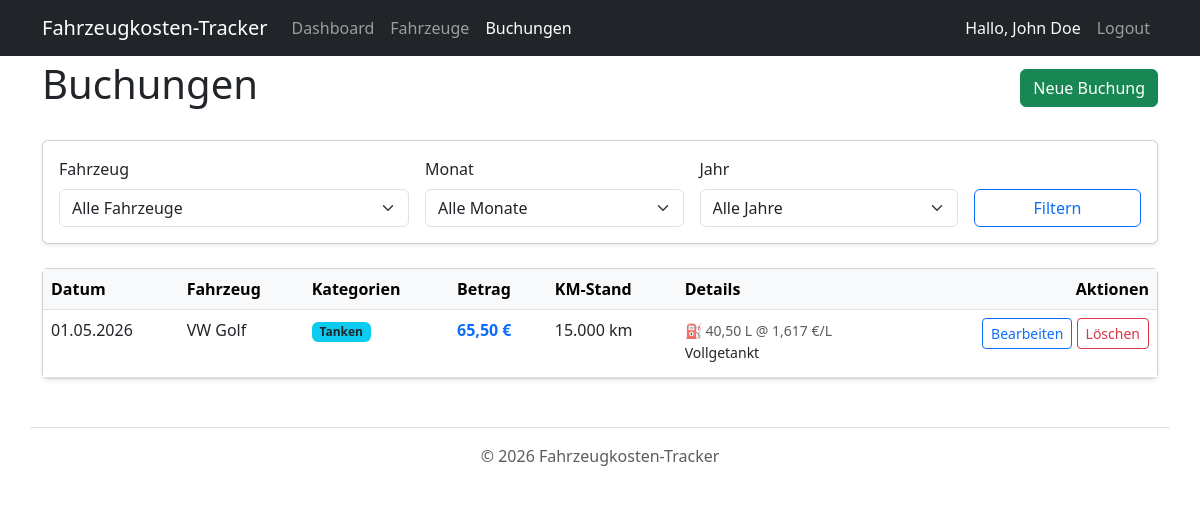
The app's page /entries (signed in) with its own data.
### tables this page shows
CREATE TABLE IF NOT EXISTS cost_entries (
    id INT AUTO_INCREMENT PRIMARY KEY,
    vehicle_id INT NOT NULL,
    date DATE NOT NULL,
    amount DECIMAL(10, 2) NOT NULL,
    description TEXT,
    mileage INT NOT NULL,
    deleted_at TIMESTAMP NULL DEFAULT NULL,
    FOREIGN KEY (vehicle_id) REFERENCES vehicles(id) ON DELETE CASCADE
);

CREATE TABLE IF NOT EXISTS vehicles (
    id INT AUTO_INCREMENT PRIMARY KEY,
    user_id INT NOT NULL,
    name VARCHAR(100) NOT NULL,
    license_plate VARCHAR(20) NOT NULL,
    registration_date DATE NOT NULL,
    deleted_at TIMESTAMP NULL DEFAULT NULL,
    FOREIGN KEY (user_id) REFERENCES users(id) ON DELETE CASCADE
);

CREATE TABLE IF NOT EXISTS refuel_entries (
    entry_id INT PRIMARY KEY,
    liters DECIMAL(10, 2) NOT NULL,
    price_per_liter DECIMAL(10, 3) NOT NULL,
    FOREIGN KEY (entry_id) REFERENCES cost_entries(id) ON DELETE CASCADE
);

### src/Controllers/EntryController.php (called while the page is built, shortened)
<?php
class EntryController extends Controller {
    private EntryModel $entryModel;
    private VehicleModel $vehicleModel;
    public function __construct() {
        $this->entryModel = new EntryModel();
        $this->vehicleModel = new VehicleModel();
    }
    public function index(): void {
        $userId = $_SESSION['user_id'];
        $filters = [
            'vehicle_id' => $_GET['vehicle_id'] ?? null,
            'month' => $_GET['month'] ?? null,
            'year' => $_GET['year'] ?? null,
        ];
        $entries = $this->entryModel->getAllByUser($userId, $filters);
        $vehicles = $this->vehicleModel->getAllByUser($userId);
        $this->render('entries/index', [
            'title' => 'Buchungen',
            'entries' => $entries,
            'vehicles' => $vehicles,
            'filters' => $filters
        ]);
    }
}

### src/functions.php (called while the page is built, shortened)
<?php
function e($value): string {
    return htmlspecialchars((string)$value, ENT_QUOTES, 'UTF-8');
}
function is_logged_in(): bool {
    return isset($_SESSION['user_id']);
}

### config/config.php (called while the page is built)
<?php
return [
    'db' => [
        'host' => getenv('DB_HOST') ?: 'db',
        'name' => getenv('DB_NAME') ?: 'db',
        'user' => getenv('DB_USER') ?: 'db',
        'pass' => getenv('DB_PASS') ?: 'db',
        'charset' => 'utf8mb4'
    ],
    'app' => [
        'name' => 'Fahrzeugkosten-Tracker',
        'base_url' => getenv('BASE_URL') ?: 'http://fahrzeugkosten-tracker.ddev.site'
    ]
];

### src/Database.php (called while the page is built, shortened)
<?php
class Database {
    private static ?PDO $instance = null;
    public static function getInstance(): PDO {
        if (self::$instance === null) {
            $config = require __DIR__ . '/../config/config.php';
            $dbConfig = $config['db'];
            try {
                $dsn = "mysql:host={$dbConfig['host']};dbname={$dbConfig['name']};charset={$dbConfig['charset']}";
                $options = [
                    PDO::ATTR_ERRMODE => PDO::ERRMODE_EXCEPTION,
                    PDO::ATTR_DEFAULT_FETCH_MODE => PDO::FETCH_ASSOC,
                    PDO::ATTR_EMULATE_PREPARES => false,
                ];
                self::$instance = new PDO($dsn, $dbConfig['user'], $dbConfig['pass'], $options);
            } catch (PDOException $e) {
                die("Database connection failed: " . $e->getMessage());
            }
        }
        return self::$instance;
    }
}

### src/Models/Model.php (called while the page is built, shortened)
<?php
abstract class Model {
    public function __construct() {
        $this->db = Database::getInstance();
    }
}

### src/Models/EntryModel.php (called while the page is built, shortened)
<?php
class EntryModel extends Model {
    public function getAllByUser(int $userId, array $filters = []): array {
        $sql = "SELECT e.*, v.name as vehicle_name, r.liters, r.price_per_liter,
                GROUP_CONCAT(c.name SEPARATOR ', ') as categories
                FROM cost_entries e
                JOIN vehicles v ON e.vehicle_id = v.id
                LEFT JOIN refuel_entries r ON e.id = r.entry_id
                LEFT JOIN entry_category ec ON e.id = ec.entry_id
                LEFT JOIN categories c ON ec.category_id = c.id
                WHERE v.user_id = ? AND e.deleted_at IS NULL";
        $params = [$userId];
        $sql .= " GROUP BY e.id ORDER BY e.date DESC";
        $stmt = $this->db->prepare($sql);
        $stmt->execute($params);
        return $stmt->fetchAll();
    }
}

### src/Views/entries/index.php (the view, shortened to what this page needs)
<?php require __DIR__ . '/../layout/header.php'; ?>
<div class="d-flex justify-content-between align-items-center mb-4">
    <h1>Buchungen</h1>
    <a href="/entries/add" class="btn btn-success">Neue Buchung</a>
</div>
<div class="card shadow-sm mb-4">
    <div class="card-body">
        <form action="/entries" method="GET" class="row g-3">
            <div class="col-md-4">
                <label for="vehicle_id" class="form-label">Fahrzeug</label>
                <select name="vehicle_id" id="vehicle_id" class="form-select">
                    <option value="">Alle Fahrzeuge</option>
                </select>
            </div>
            <div class="col-md-3">
                <label for="month" class="form-label">Monat</label>
                <select name="month" id="month" class="form-select">
                    <option value="">Alle Monate</option>
                </select>
            </div>
            <div class="col-md-3">
                <label for="year" class="form-label">Jahr</label>
                <select name="year" id="year" class="form-select">
                    <option value="">Alle Jahre</option>
                </select>
            </div>
            <div class="col-md-2 d-flex align-items-end">
                <button type="submit" class="btn btn-outline-primary w-100">Filtern</button>
            </div>
        </form>
    </div>
</div>
<div class="card shadow-sm">
    <div class="card-body p-0">
        <table class="table table-hover mb-0">
            <thead class="table-light">
                <tr>
                    <th>Datum</th>
                    <th>Fahrzeug</th>
                    <th>Kategorien</th>
                    <th>Betrag</th>
                    <th>KM-Stand</th>
                    <th>Details</th>
                    <th class="text-end">Aktionen</th>
                </tr>
            </thead>
            <tbody>
                <?php if (empty($entries)): ?>
                    <tr>
                        <td colspan="7" class="text-center py-4 text-muted">Keine Buchungen gefunden.</td>
                    </tr>
                <?php else: ?>
                    <?php foreach ($entries as $entry): ?>
                        <tr>
                            <td><?= e(date('d.m.Y', strtotime($entry['date']))) ?></td>
                            <td><?= e($entry['vehicle_name']) ?></td>
                            <td><span class="badge bg-info text-dark"><?= e($entry['categories'] ?? 'Unkategorisiert') ?></span></td>
                            <td class="fw-bold text-primary"><?= number_format((float)$entry['amount'], 2, ',', '.') ?> €</td>
                            <td><?= number_format((int)$entry['mileage'], 0, ',', '.') ?> km</td>
                            <td>
                                <?php if ($entry['liters']): ?>
                                    <small class="text-muted">
                                        ⛽ <?= number_format((float)$entry['liters'], 2, ',', '.') ?> L @ <?= number_format((float)$entry['price_per_liter'], 3, ',', '.') ?> €/L
                                    </small><br>
                                <?php endif; ?>
                                <small class="text-truncate d-inline-block" style="max-width: 150px;"><?= e($entry['description']) ?></small>
                            </td>
                            <td class="text-end text-nowrap">
                                <a href="/entries/edit?id=<?= $entry['id'] ?>" class="btn btn-sm btn-outline-primary">Bearbeiten</a>
                                <form action="/entries/delete" method="POST" class="d-inline" onsubmit="return confirm('Buchung wirklich löschen?');">
                                    <button type="submit" class="btn btn-sm btn-outline-danger">Löschen</button>
                                </form>
                            </td>
                        </tr>
                    <?php endforeach; ?>
                <?php endif; ?>
            </tbody>
        </table>
    </div>
</div>
<?php require __DIR__ . '/../layout/footer.php'; ?>

### index.php (shortened to what this page needs)
<?php
spl_autoload_register(function ($class) {
    $prefix = 'App\\';
    $base_dir = __DIR__ . '/src/';
    $len = strlen($prefix);
    $relative_class = substr($class, $len);
    $file = $base_dir . str_replace('\\', '/', $relative_class) . '.php';
});
require_once __DIR__ . '/src/functions.php';
$path = parse_url($_SERVER['REQUEST_URI'], PHP_URL_PATH);
$method = $_SERVER['REQUEST_METHOD'];
$routes = [
    'GET' => [
        '/' => ['HomeController', 'index'],
        '/login' => ['AuthController', 'showLogin'],
        '/register' => ['AuthController', 'showRegister'],
        '/logout' => ['AuthController', 'logout'],
        '/dashboard' => ['DashboardController', 'index'],
        '/vehicles' => ['VehicleController', 'index'],
        '/vehicles/add' => ['VehicleController', 'showAdd'],
        '/vehicles/edit' => ['VehicleController', 'showEdit'],
        '/entries' => ['EntryController', 'index'],
        '/entries/add' => ['EntryController', 'showAdd'],
        '/entries/edit' => ['EntryController', 'showEdit'],
        '/admin/users' => ['AdminController', 'index'],
    ],
    'POST' => [
        '/login' => ['AuthController', 'login'],
        '/register' => ['AuthController', 'register'],
        '/vehicles/add' => ['VehicleController', 'add'],
        '/vehicles/edit' => ['VehicleController', 'edit'],
        '/vehicles/delete' => ['VehicleController', 'delete'],
        '/entries/add' => ['EntryController', 'add'],
        '/entries/edit' => ['EntryController', 'edit'],
        '/entries/delete' => ['EntryController', 'delete'],
        '/admin/users/status' => ['AdminController', 'updateStatus'],
    ]
];
$route = $routes[$method][$path] ?? null;
if ($route) {
    [$controllerName, $action] = $route;
    $controllerClass = "App\\Controllers\\$controllerName";
    if (class_exists($controllerClass)) {
        $controller = new $controllerClass();
        $controller->$action();
    } else {
        http_response_code(404);
        echo "404 Not Found - Controller $controllerClass not found";
    }
} else {
    http_response_code(404);
    echo "404 Not Found - Route $path not found";
}

### src/Controllers/Controller.php (shortened to what this page needs)
<?php
abstract class Controller {
    protected function render(string $view, array $data = []): void {
        extract($data);
        $viewFile = __DIR__ . "/../Views/{$view}.php";
        if (file_exists($viewFile)) {
            require $viewFile;
        } else {
            die("View $view not found");
        }
    }
}

### src/Views/layout/header.php (shortened to what this page needs)
<!DOCTYPE html>
<html lang="de">
<head>
    <link href="https://cdn.jsdelivr.net/npm/bootstrap@5.3.0/dist/css/bootstrap.min.css" rel="stylesheet">
</head>
<body>
    <?php $currentPath = parse_url($_SERVER['REQUEST_URI'], PHP_URL_PATH); ?>
    <nav class="navbar navbar-expand-md navbar-dark bg-dark fixed-top">
        <div class="container">
            <a class="navbar-brand" href="/">Fahrzeugkosten-Tracker</a>
            <div class="collapse navbar-collapse" id="navbarsExampleDefault">
                <ul class="navbar-nav me-auto mb-2 mb-md-0">
                    <?php if (is_logged_in()): ?>
                        <li class="nav-item"><a class="nav-link <?= $currentPath === '/dashboard' ? 'active' : '' ?>" href="/dashboard">Dashboard</a></li>
                        <li class="nav-item"><a class="nav-link <?= str_starts_with($currentPath, '/vehicles') ? 'active' : '' ?>" href="/vehicles">Fahrzeuge</a></li>
                        <li class="nav-item"><a class="nav-link <?= str_starts_with($currentPath, '/entries') ? 'active' : '' ?>" href="/entries">Buchungen</a></li>
                    <?php endif; ?>
                </ul>
                <ul class="navbar-nav ms-auto">
                    <?php if (is_logged_in()): ?>
                        <li class="nav-item"><span class="nav-link text-light">Hallo, <?= e($_SESSION['user_name']) ?></span></li>
                        <li class="nav-item"><a class="nav-link" href="/logout">Logout</a></li>
                    <?php else: ?>
                        <li class="nav-item"><a class="nav-link <?= $currentPath === '/login' ? 'active' : '' ?>" href="/login">Login</a></li>
                        <li class="nav-item"><a class="nav-link <?= $currentPath === '/register' ? 'active' : '' ?>" href="/register">Registrieren</a></li>
                    <?php endif; ?>
                </ul>
            </div>
        </div>
    </nav>
    <main class="container">

### src/Views/layout/footer.php (shortened to what this page needs)
    </main>
    <footer class="container mt-5 py-3 border-top text-center text-muted">
        &copy; <?= date('Y') ?> Fahrzeugkosten-Tracker
    </footer>
</body>
</html>

### src/Views/layout/header.php (style rules this page uses)
body { padding-top: 60px; }

### records on screen
cost_entries: date "01.05.2026", vehicle.name "VW Golf", categories "Tanken", amount "65,50", mileage "15.000", refuel_entries.liters "40,50", refuel_entries.price_per_liter "1,617", description "Vollgetankt"

### other values on screen
$_SESSION['user_name'] "John Doe"
